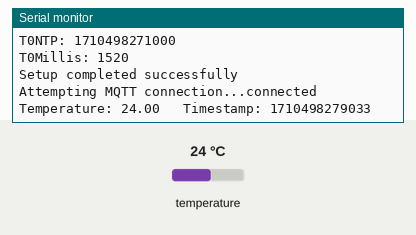
The sketch below on a simulated ESP32. On the bench: the last lines printed to the serial monitor. Inputs (shaded band) come from the test bench; at power-on: temperature 24 °C. WiFi joins after 1.5 s; servers stay silent unless stated; the local clock reads 2024-03-15 10:24:30 at power-on unless the sketch sets it; no MQTT or app messages arrive unless stated.

Above: at 2.7 s.
2.8 s: temperature set to 12 °C
At 5.6 s:
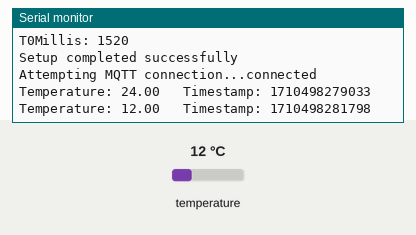
6.5 s: temperature set to 19 °C
At 8.8 s:
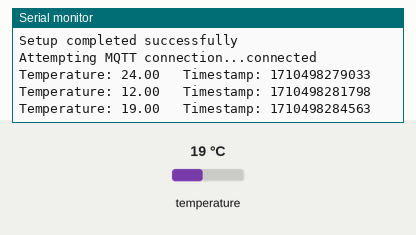
Timing chart, 0 to 10.3 s (numbered marks = the images above; inputs shaded):
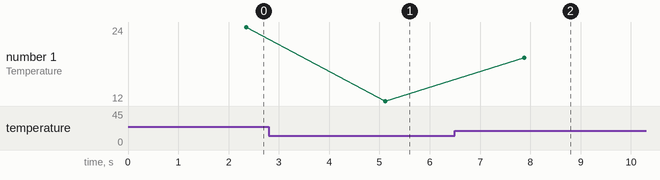

Measured:
- after the input at 2.8 s, the serial monitor: prints a new line after 2.3 s (image 1)
- after the input at 6.5 s, the serial monitor: prints a new line after 1.4 s (image 2)
- plotted number 1: 24 → 12 after the input at 2.8 s, 12 → 19 after the input at 6.5 s

The sketch:

DS18B20.ino.ino
```cpp
#include <WiFi.h>
#include <PubSubClient.h>
#include <ArduinoJson.h>
#include <time.h>
#include <stdint.h>
#include "credentials.h"
#include "conf.h"
#include "edge.h"
#include <OneWire.h>
#include <DallasTemperature.h>

#define DS18B20 13

OneWire ourWire(DS18B20);
DallasTemperature sensor(&ourWire);

WiFiClient espClient;
PubSubClient client(espClient);

uint64_t T0NTP;
uint64_t T0Milis;

// NTP config
const char *ntpServer = "pool.ntp.org";
const long gmtOffset_sec = 3600;     // Adjust for your timezone (e.g., -3600 for GMT-1)
const int daylightOffset_sec = 3600; // Adjust for daylight saving time

void setup()
{
  Serial.begin(115200);
  setup_wifi(ssid, password);
  client.setServer(mqtt_server, 1883);
  setupTime();
  sensor.begin();
  Serial.println("Setup completed successfully");
}

void loop()
{
  if (!client.connected())
  {
    reconnect_Mqtt();
  }
  client.loop();

  // Read temperature
  sensor.requestTemperatures();
  float temperature = sensor.getTempCByIndex(0);
  uint64_t timestamp = unixMilis() + 7200;
  Serial.print("Temperature: ");
  Serial.print(temperature);
  Serial.print("\t Timestamp: ");
  Serial.println(timestamp);

  // Publish Temperature data
  JsonDocument jsonDocTemperature;
  jsonDocTemperature["schema"] = JsonObject();
  jsonDocTemperature["schema"]["type"] = "struct";
  jsonDocTemperature["schema"]["fields"] = JsonArray();
  JsonObject temperatureField = jsonDocTemperature["schema"]["fields"].createNestedObject();
  temperatureField["type"] = "float";
  temperatureField["optional"] = false;
  temperatureField["field"] = "temperature_soil";
  JsonObject timeFieldTemperature = jsonDocTemperature["schema"]["fields"].createNestedObject();
  timeFieldTemperature["type"] = "int64";
  timeFieldTemperature["optional"] = false;
  timeFieldTemperature["field"] = "timestamp";
  jsonDocTemperature["payload"] = JsonObject();
  jsonDocTemperature["payload"]["temperature_soil"] = temperature;
  jsonDocTemperature["payload"]["timestamp"] = timestamp + 7200000; // To correct the GMT+2

  char jsonBufferTemperature[400];
  serializeJson(jsonDocTemperature, jsonBufferTemperature);
  client.publish("{\"temperature_soil\":\"string\"}", jsonBufferTemperature);

  delay(2000); // Wait for 2 seconds before sending the next message
}
```

conf.h
```cpp
#ifndef CONF_H
#define CONF_H

const char* mqtt_server = "192.168.137.218";

#endif // CONF_H
```

edge.cpp
```cpp
#include <WiFi.h>
#include <PubSubClient.h>
#include "edge.h"

extern PubSubClient client;

void setup_wifi(const char *ssid, const char *password)
{
  delay(10);
  Serial.println("Connecting to WiFi...");
  WiFi.begin(ssid, password);
  while (WiFi.status() != WL_CONNECTED)
  {
    delay(500);
    Serial.print(".");
  }
  Serial.println("\nWiFi connected");
  Serial.print("IP address: ");
  Serial.println(WiFi.localIP());
}

void reconnect_Mqtt()
{
  while (!client.connected())
  {
    Serial.print("Attempting MQTT connection...");
    if (client.connect("ESP32Client"))
    {
      Serial.println("connected");
      // Once connected, publish an announcement...
      client.publish("test", "hello world");
    }
    else
    {
      Serial.print("failed, rc=");
      Serial.print(client.state());
      Serial.println(" try again in 5 seconds");
      delay(5000);
    }
  }
}

void setupTime()
{
  configTime(gmtOffset_sec, daylightOffset_sec, ntpServer);
  Serial.println("Synchronizing time with NTP server...");
  struct tm timeinfo;
  if (!getLocalTime(&timeinfo))
  {
    Serial.println("Failed to obtain time");
    Serial.println("Please enter the current UNIX timestamp in seconds:");
    while (!Serial.available())
    {
      delay(100);
    }
    String input = Serial.readStringUntil('\n');
    T0NTP = parseUint64(input) * 1000; // Convert to milliseconds

    time_t manualTime = input.toInt();
    localtime_r(&manualTime, &timeinfo);
    Serial.print("Manual time set to: ");
    Serial.println(&timeinfo, "%Y-%m-%d %H:%M:%S");
  }
  else
  {
    T0NTP = mktime(&timeinfo) * 1000;
    Serial.println("Time synchronized successfully");
    Serial.print("Current time: ");
    Serial.println(&timeinfo, "%Y-%m-%d %H:%M:%S");
  }
  T0Milis = millis();
  Serial.print("T0NTP: ");
  Serial.println(T0NTP);
  Serial.print("T0Millis: ");
  Serial.println(T0Milis);
}

uint64_t unixMilis()
{
  uint64_t trueMillis = T0NTP + millis() - T0Milis;
  return trueMillis;
}

uint64_t parseUint64(String s)
{
  uint64_t result = 0;
  for (int i = 0; i < s.length(); i++)
  {
    char c = s.charAt(i);
    if (c >= '0' && c <= '9')
    {
      result = result * 10 + (c - '0');
    }
    else
    {
      break;
    }
  }
  return result;
}
```

edge.h
```cpp
#ifndef EDGE_H
#define EDGE_H

void setup_wifi(const char *ssid, const char *password);
void reconnect_Mqtt();
void setupTime();
uint64_t unixMilis();
uint64_t parseUint64(String s);

extern const long gmtOffset_sec;
extern const int daylightOffset_sec;
extern const char *ntpServer;
extern uint64_t T0NTP;
extern uint64_t T0Milis;

#endif // EDGE_H
```
